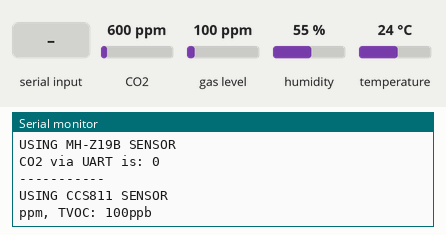
The program below on a simulated Arduino Uno, built with avr-gcc and run on an emulated ATmega328P. Parts: the last lines printed to the serial monitor. The inputs (shaded band) are chosen by the test bench; at power-on: gas level 100 ppm, humidity 55 %, temperature 24 °C, CO2 600 ppm.

Above: at 1.2 s.
1.3 s: gas level set to 20 ppm
At 2.7 s:
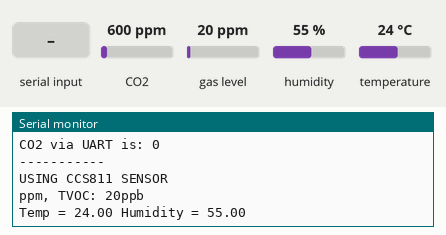
2.8 s: "CO2: \n" received over the second serial link
4.3 s: humidity set to 22 %
At 5.6 s:
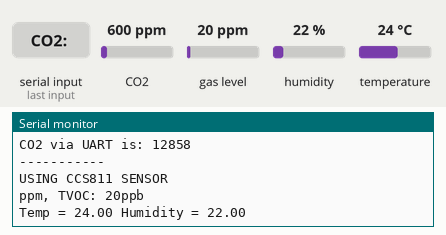
5.8 s: temperature set to 12 °C
At 6.6 s:
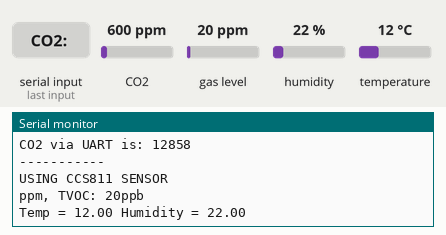
7.3 s: "ACK\n" received over the second serial link
Timing chart, 0 to 9.8 s (numbered marks = the images above; inputs shaded):
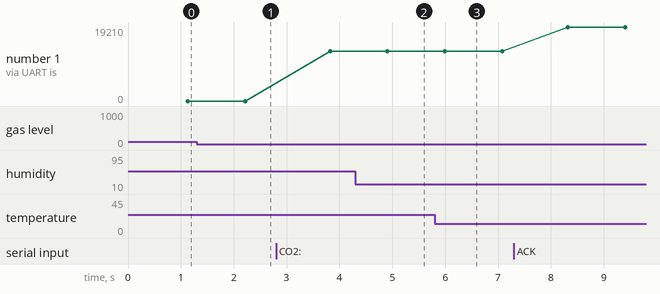

The program:

main.cpp
```cpp
#include <Arduino.h>
#include "Adafruit_CCS811.h"
#include <SoftwareSerial.h>
#include <WEMOS_SHT3X.h>

Adafruit_CCS811 ccs;
SHT3X sht30(0x45);
#define pwmPin 10
SoftwareSerial mySerial(7, 6); // RX, TX
unsigned INTERVAL = 5000;
unsigned startTime = 0;
const unsigned long CONN_TIMEOUT = 6000;
const int TIMEOUT = 6000;
//const unsigned long INTERVALD = 100;

float temperature = 0, humidity = 0;

String msg;

//enum Acknowledgement ReadAcknowledge();
enum Acknowledgement
{
  UNKNOWN,
  ACK,
  NACK
  // TIMEDOUT
};
enum State
{
  BOOTUP,
  READCO2UART,
  READCO2PWM,
  PRINTCO2MHS,
  READVOC,
  PRINTVOC,
  READTEMP
};
State state = BOOTUP;

// gas concentration reading
byte cmd[9] = {0xFF, 0x01, 0x86, 0x00, 0x00, 0x00, 0x00, 0x00, 0x79};

const uint8_t CMD_MR1000[] = {0xff, 0x01, 0x99, 0x00, 0x00, 0x00, 0x03, 0xE8, 0x7B};
const uint8_t CMD_MR2000[] = {0xff, 0x01, 0x99, 0x00, 0x00, 0x00, 0x07, 0xD0, 0x8B};
const uint8_t CMD_MR3000[] = {0xff, 0x01, 0x99, 0x00, 0x00, 0x00, 0x0B, 0xB8, 0xA3};
const uint8_t CMD_MR5000[] = {0xff, 0x01, 0x99, 0x00, 0x00, 0x00, 0x13, 0x88, 0xCB};

unsigned char response[9];
unsigned long th, tl, ppm, ppm2, ppm3 = 0;
unsigned long voc;
unsigned long pwmPeriod = 0;
unsigned int measurementRange = 0;
bool connected = false;
unsigned long tlTime = 0;
unsigned long msgReceivedTime = 0;

enum MeasuremenModes
{
  MR1000,
  MR2000,
  MR3000,
  MR5000
};

int ReadCO2UART();
//int ReadCO2PWM();
void printCO2();
bool CalibrateVOCSensor();
void printReadings();
unsigned long GetPeriodPWM();
void SetMeasurementRange(enum MeasuremenModes range);
void ReadTempSensor();
bool ReadTemperature(float *temperature, float *humidity);
bool IsDisconnected();
bool CheckConnection();
void myDelay(int del);
void printTempHumi();

void setup()
{
  Serial.begin(9600);
  mySerial.begin(9600);
  pinMode(pwmPin, INPUT);
  startTime = millis();
  Serial.setTimeout(500); // Set the timeout for Serial port.

  if (!ccs.begin())
  {
    Serial.println("Failed to start sensor! Please check your wiring.");
    while (1)
      ;
  }

  SetMeasurementRange(MR1000); // MR1000, MR2000, MR3000, MR5000

  //while(!ccs.available()); // Wait until css is ready!
  CalibrateVOCSensor();

  //pwmPeriod = GetPeriodPWM();
}

String ReadCommand()
{
  String msg = mySerial.readStringUntil('\n');
  return msg;
}

void SendCO2Measurements(int ppm)
{
  mySerial.println(ppm);
}
void SendVOCMeasurements(int voc){
  mySerial.println(ccs.getTVOC());
  //Serial.print(ccs.getTVOC());
}
void SendTempMeasurements(float temperature, float humidity){
  mySerial.println(temperature);
  mySerial.println(humidity);
}
void SendHumidityMeasurement(float humidity){
  mySerial.println(humidity);
}

void SendNotAcknowledge()
{
  mySerial.println("NACK");
}

enum Acknowledgement ReadAcknowledge()
{
  msgReceivedTime = millis();
  //if (millis() - msgReceivedTime < CONN_TIMEOUT)
  // {
  if (mySerial.available())
  {
    char c = mySerial.read();
    msgReceivedTime = millis();
    connected = true;
    if (c == '$')
    { // begin token.
      msg = "";
    }
    else
    {
      if (c == '#')
      {
        if (msg == "ACK")
        {
          return ACK;
        }
        else
        {
          if (msg == "NACK")
          {
            return NACK;
          }
          else
          {
            return UNKNOWN;
          }
        }
      }
      else
      {
        msg = msg + c; // creating message.
      }
    }
  }
  //}
  // At this point there is a timeout.
  connected = false;
  return UNKNOWN;
}

void loop()
{
  bool answer;
 unsigned long current_time = millis();

  //Measure CO2 at time intervals.
  if (current_time - tlTime > 100)
  {
    ppm = ReadCO2UART();
    printCO2();
    voc = CalibrateVOCSensor();
    printReadings();
    printTempHumi();
    tlTime = current_time;
  }


  // Service the commands.
  if (mySerial.available())
  {
    String command = ReadCommand();
    if (command == "GetCO2Measurements")
    {
      SendCO2Measurements(ppm); // = ackowledge.
    }
      if (command == "GetVOCMeasurements")
    {
      SendVOCMeasurements(ccs.getTVOC()); // = ackowledge.
    }
      if (command == "GetTempMeasurements")
    {
      SendTempMeasurements(temperature, humidity); // = ackowledge.
    }
    else if (command == "")
    {
      // There is a timeout whilew receiving the command.
      SendNotAcknowledge(); // = not ackowledge.
    }
  }


}
int ReadCO2UART()
{
  // USING MH-Z19B SENSOR;
  mySerial.write(cmd, 9);
  mySerial.readBytes(response, 9);
  unsigned int responseHigh = (unsigned int)response[2];
  unsigned int responseLow = (unsigned int)response[3];
  return (256 * responseHigh) + responseLow;
}

void SetMeasurementRange(enum MeasuremenModes range)
{
  switch (range)
  {
  case MR1000:
    mySerial.write(CMD_MR1000, 9);
    measurementRange = 1000;
    break;
  case MR2000:
    mySerial.write(CMD_MR2000, 9);
    measurementRange = 2000;
    break;
  case MR3000:
    mySerial.write(CMD_MR3000, 9);
    measurementRange = 3000;
    break;
  case MR5000:
    mySerial.write(CMD_MR5000, 9);
    measurementRange = 5000;
    break;
  }
}

void printCO2()
{
  // USING MH-Z19B SENSOR;

  Serial.println("USING MH-Z19B SENSOR");
  Serial.print("CO2 via UART is: "); // ppm(UART)
  Serial.println(ppm);               // ppm(UART)

  //Serial.print("CO2 via PWM with ");
  //Serial.print(measurementRange);
 // Serial.print("ppm as limit is: "); // ppm2(PWM) ith 2000ppm as limit
 // Serial.println(ppm2);              // ppm2(PWM) ith 2000ppm as limit
                                     // ppm3(PWN) with 5000ppm as limit
  Serial.println("-----------");
}

bool CalibrateVOCSensor()
{
  // USING CCS811 SENSOR
  //calibrate temperature sensor
  if (ccs.available()){
    float temp = ccs.calculateTemperature();

    ccs.setTempOffset(temp - 25.0);
  }
 return true;
}

void printReadings()
{
  // USING CCS811 SENSOR

  if (ccs.available())
  {
    //float temp = ccs.calculateTemperature();
    if (!ccs.readData())
    {
      Serial.println("USING CCS811 SENSOR");
     // Serial.print("CO2: ");
     // Serial.print(ccs.geteCO2());
      Serial.print("ppm, TVOC: ");
      Serial.print(ccs.getTVOC());
      Serial.print("ppb");
      Serial.println();
    }
    else
    {
      Serial.println("ERROR!");
      while (1)
        ;
    }
  }
}

bool ReadTemperature(float *temperature, float *humidity)
{

  if (sht30.get() == 0)
  {

    *temperature = sht30.cTemp;
    *humidity = sht30.humidity;

    return true;
  }
  else
  {
    //Serial.println("Error!");
    return false;
  }
}

// checking if system is disconnedted
bool IsDisconnected()
{
  return !connected;
}
// checking if connected or not
bool CheckConnection()
{
  if (millis() - msgReceivedTime > TIMEOUT)
  {
    return false;
  }
  else
  {
    return true;
  }
}

void printTempHumi(){


  bool result = ReadTemperature(&temperature, &humidity);
  if (result)
  {
    Serial.print("Temp = ");
    Serial.print(temperature);
    Serial.print(" Humidity = ");
    Serial.println(humidity);
  }

}
```

Measured:
- after the input at 1.3 s, the serial monitor: prints a new line after 0.97 s (image 1)
- after the input at 4.3 s, the serial monitor: prints a new line after 0.69 s (image 2)
- after the input at 5.8 s, the serial monitor: prints a new line after 0.27 s (image 3)
- plotted number 1: 0 → 12858 after the input at 2.8 s, 12858 → 19210 after the input at 7.3 s
